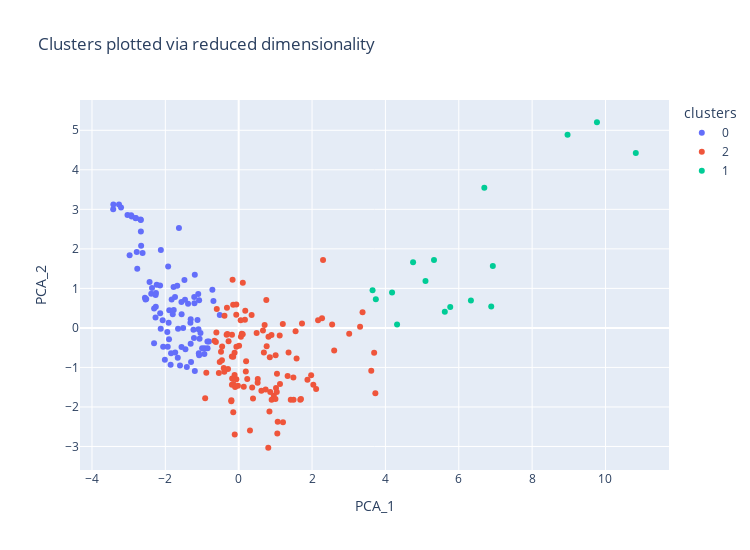

Notebook cell for this chart:
### Code cell
plot_clusters(kmeans_results, 'PCA_1', 'PCA_2', hover_data = ['Síterep'])

### Figure 1 — Plotly figure (JSON) as saved in the notebook; plotly's stock layout.template omitted (floating-point values rounded to 4 significant figures)
{"data": [{"customdata": [["Abtenau im Lammertal - Karkogel"], ["Alberschwende"], ["Berg im Drautal - Emberger Alm"], ["Birkenlift"], ["Brandlift - Scharnitz"], ["Bregenz - Pfänder"], ["Brunnalm - Hohe Veitsch"], ["Dürrnberg - Hallein / Zinken"], ["Eben - Monte Popolo"], ["Eberstein - Saualpe"], ["Ehrwald - Wettersteinbahnen"], ["Embach - Hörndl"], ["Falkert - Heidi Alm Skipark"], ["Faschina (Fontanella)"], ["Flattnitz"], ["Forsteralm"], ["Furx"], ["Gaaler Lifte"], ["Gaberl - Plankogel"], ["Gaissau - Hintersee"], ["Gitschtal - Weißbriach"], ["Goldegg"], ["Harmanschlag - Arralifte"], ["Hauereck - St. Kathrein am Hauenstein"], ["Hittisau - Alpenarena Hochhäderich"], ["Hittisau - Hittisberg"], ["Hochficht"], ["Holzgau - Gföllberglift"], ["Holzmeisterlifte Sommeralm"], ["Jungholz"], ["Jöchelspitze (Lechtal)"], ["Kaiserau - Admont"], ["Karlstift - Aichelberglifte"], ["Kelchsau"], ["Kirchdorf in Tirol"], ["Kirchschlag"], ["Kleinlobming"], ["Klippitztörl"], ["Koralpe"], ["Königsberg"], ["Kötschach - Mauthen"], ["Leutasch"], ["Lunz am See - Maiszinken"], ["Maria Neustift - Glasenberg"], ["Mariazell - Bürgeralpe"], ["Mieders - Serles"], ["Modriach"], ["Mönichwald"], ["Nesselwängle"], ["Niederalpl - Mürzsteg"], ["Obdach - Rieseralm"], ["Obsteig - Grünberg"], ["Pertisau - Karwendel"], ["Piesendorf - Erlebnisberg Nagelköpfel"], ["Postalm"], ["Prägraten am Großvenediger"], ["Puchberg am Schneeberg - Wunderwiese"], ["Puchenstuben"], ["Raggal - Marul"], ["Ramsau - Rittisberg"], ["Riefensberg - Hochlitten"], ["Rohr im Gebirge - Furtnerlifte"], ["Salzstiegl"], ["Sandl - Viehberg"], ["Schattwald - Zöblen im Tannheimertal"], ["Schetteregg"], ["Schneeberg - Hagerlifte"], ["Schwaz - Kellerjoch"], ["Semmering - Hirschenkogel"], ["Simonhöhe - Sankt Urban"], ["Ski Arena Seefeld - Mösern - Gschwandtkopf"], ["Sommeralm - Pirstingerkogellift"], ["St. Corona am Wechsel - Wexl Arena"], ["St. Georgen am Walde - Schorschi-Lifte"], ["St. Jakob im Walde"], ["St. Martin am Tennengebirge"], ["Stans"], ["Stanzach"], ["Steinberg - Rofan"], ["Sternstein"], ["Teichalm"], ["Tirolina - Haltjochlift"], ["Unken - Heutal"], ["Unterberg"], ["Unterbergen - Bodental"], ["Wald am Schoberpass"], ["Weinebene"], ["Weissensee"], ["Wenigzell"], ["Weyregg am Attersee - Wachtberglifte"], ["Übersaxen - Gröllerkopf"], ["Zahmer Kaiser - Durchholzen"]], "hovertemplate": "clusters=0<br>PCA_1=%{x}<br>PCA_2=%{y}<br>Síterep=%{customdata[0]}<extra></extra>", "legendgroup": "0", "marker": {"color": "#636efa", "symbol": "circle"}, "mode": "markers", "name": "0", "orientation": "v", "showlegend": true, "type": "scatter", "x": [-1.234, -1.946, -1.067, -2.676, -3.422, -2.668, -1.088, -1.299, -1.079, -2.667, -0.6887, -2.236, -1.196, -1.197, -1.123, -2.805, -2.621, -1.514, -1.893, -0.7176, -1.661, -1.924, -2.54, -1.654, -1.079, -2.556, -0.5163, -2.266, -2.43, -1.48, -1.042, -2.144, -2.073, -1.381, -3.264, -2.766, -2.013, -1.104, -0.9357, -1.772, -1.776, -1.828, -2.268, -2.974, -1.212, -0.9298, -2.66, -1.731, -0.8488, -1.309, -1.452, -2.78, -1.309, -2.308, -1.464, -1.91, -1.798, -2.385, -2.256, -0.8129, -1.9, -2.126, -1.097, -3.032, -0.8524, -1.22, -2.06, -1.206, -1.317, -1.736, -1.629, -1.856, -2.917, -3.417, -1.845, -2.364, -3.208, -2.932, -1.935, -1.601, -1.415, -2.141, -1.557, -1.676, -2.26, -1.559, -0.9977, -1.561, -2.807, -2.52, -2.307, -2.123], "xaxis": "x", "y": [-0.04771, -0.1047, -0.2776, 2.745, 3.004, 2.731, -0.639, -0.8634, 0.6991, 2.44, 0.6787, 1.093, -1.091, 1.342, 0.2026, 2.781, 1.895, -0.004748, 0.4457, 0.967, -0.7545, 1.556, 0.7172, -0.02326, -0.6923, 0.7598, 0.3262, 0.8303, 1.161, 1.215, -0.1299, 1.07, 0.1908, 0.6132, 3.125, 1.499, -0.807, 0.86, -0.6584, 0.4534, 1.034, 0.7189, 0.2625, 1.839, 0.7846, -0.5129, 2.077, -0.6255, -0.5179, -0.4003, -0.5429, 1.92, 0.2194, -0.387, 0.7106, 0.1285, 0.3472, 0.8611, 0.8826, -0.3427, -0.2884, -0.0219, -0.03573, 2.858, -0.3415, -0.2577, -0.4753, 0.6264, 0.1282, 0.7814, 2.53, -0.9301, 2.816, 3.123, -0.6392, 1.009, 3.045, 2.851, -0.4762, -0.9543, -0.9892, 0.3725, 0.3475, 1.069, 0.5363, -0.4856, -0.512, 0.6527, 2.772, 0.7318, 0.4921, 1.969], "yaxis": "y"}, {"customdata": [["Achenkirch - Christlum"], ["Aflenz - Bürgeralm"], ["Altaussee - Loser"], ["Andelsbuch - Baumgartnerhöhe"], ["Arnoldstein - Dreiländereck"], ["Axamer Lizum"], ["Bad Gastein - Graukogel"], ["Bad Hofgastein - Bad Gastein"], ["Bad Kleinkirchheim"], ["Bergeralm"], ["Bergkastel Nauders"], ["Berwangertal"], ["Biberwier - Marienberg"], ["Buchensteinwand - St. Ulrich am Pillersee"], ["Dachstein West"], ["Damüls - Mellau"], ["Diedamskopf"], ["Ehrwald"], ["Fageralm"], ["Fanningberg"], ["Fendels"], ["Feuerkogel - Ebensee"], ["Filzmoos"], ["Fügen - Spieljoch"], ["Galsterbergalm"], ["Galtür - Silvapark"], ["Gemeindealpe - Mitterbach"], ["Gerlitzen Alpe"], ["Glungezer"], ["Goldeck"], ["Golm"], ["Golzentipp - Obertilliach"], ["Grebenzen - St. Lambrecht"], ["Grossarltal - Dorfgastein"], ["Grosseck - Speiereck"], ["Grossglockner  Kals - Matrei"], ["Grän - Füssener Jöchle"], ["Hahnenkamm - Höfen - Reutte"], ["Heiligenblut am Grossglockner"], ["Hinterstoder"], ["Hintertux gleccser"], ["Hirschegg - Heuberg - Walmendingerhorn - Ifen"], ["Hochkar"], ["Hochrindl - Sirnitz - Deutsch Griffen"], ["Hochzeiger -  Pitztal"], ["Hohentauern - Moscher"], ["Ifen"], ["Imst / Hoch-Imst"], ["Innerkrems"], ["Kappl"], ["Kaprun - Kitzsteinhorn / Maiskogel"], ["Kasberg - Grünau"], ["Katschberg - Aineck"], ["Kaunertal gleccser"], ["Kleinarl, Flachauwinkl - Shuttleberg"], ["Kreischberg - Murau"], ["Krippenstein - Dachstein"], ["Kühtai"], ["Kössen - Hochkössen"], ["Lachtal"], ["Lackenhof am Ötscher"], ["Laterns - Gapfohl"], ["Lermoos - Grubigstein"], ["Lienz - Hochstein"], ["Lienz - Zettersfeld"], ["Lofer"], ["Mallnitz - Ankogel"], ["Maurach - Rofan"], ["Muttereralm"], ["Mölltal gleccser"], ["Nassfeld - Hermagor"], ["Neustift - Elfer"], ["Nordkette - Innsbruck"], ["Obertauern"], ["Patscherkofel"], ["Petzen"], ["Pitztal gleccser"], ["Planneralm"], ["Präbichl"], ["Radstadt - Altenmarkt"], ["Rangger Köpfl"], ["Rauris - Hochalmbahnen"], ["Riesneralm"], ["Rifflsee"], ["Schlick 2000 - Fulpmes"], ["Schwarzenberg - Bödele"], ["See"], ["Semmering - Stuhleck"], ["Sillian - Hochpustertal"], ["Ski Arena Seefeld - Rosshütte & Härmelekopf"], ["Sonnenkopf - Klostertal"], ["Sportgastein"], ["St. Jakob im Defereggental"], ["St. Johann in Tirol"], ["Stubai gleccser"], ["Tannheim - Neunerköpfle"], ["Tauplitz"], ["Turnau - Schwabenbergarena"], ["Turracher Höhe"], ["Venet - Landeck - Zams - Fliess"], ["Vent"], ["Weisssee - Uttendorf"], ["Werfenweng"], ["Wildkogel Arena - Neukirchen Bramberg"], ["Winklmoosalm - Steinplatte"], ["Wurzeralm - Spital am Pyhrn"], ["Zauchensee"], ["Zell am See - Schmittenhöhe"], ["Ötz - Hochötz"]], "hovertemplate": "clusters=2<br>PCA_1=%{x}<br>PCA_2=%{y}<br>Síterep=%{customdata[0]}<extra></extra>", "legendgroup": "2", "marker": {"color": "#EF553B", "symbol": "circle"}, "mode": "markers", "name": "2", "orientation": "v", "showlegend": true, "type": "scatter", "x": [0.5162, -0.2022, -0.1512, -0.6087, -0.4077, 0.9562, -0.1486, 3.012, 2.603, 0.5195, 1.975, 0.1785, -0.5979, -0.6226, 1.551, 2.547, 1.043, -0.06441, -0.06272, -0.1126, -0.1868, -0.388, -0.1833, 1.495, 0.1942, 0.8983, -0.6593, 1.578, 0.3681, 0.8599, 0.894, -0.1847, -0.06417, 2.271, 1.117, 2.111, -0.5167, -0.112, 1.875, 1.334, 3.726, 0.3523, -0.15, -0.5407, 1.017, -0.883, 0.06028, -0.09728, 0.138, 1.419, 3.693, -0.06635, 2.034, 1.491, 0.7526, 1.36, 0.39, 1.126, 0.08382, 0.2328, -0.4825, -0.2916, 0.707, 0.8064, 0.2017, 0.1121, 1.052, -0.1483, -0.2766, 1.679, 3.309, -0.1087, 0.3072, 2.299, -0.02142, -0.3294, 1.207, -0.1998, -0.4577, 0.1702, -0.3088, 0.7622, -0.3205, 0.8384, 0.4894, -0.4515, 1.697, -0.1669, 1.038, 0.05395, 0.6867, 1.063, 1.002, 0.6617, 3.614, -0.3929, 0.812, -0.9146, 0.8478, 0.6189, -0.1786, 0.7348, 0.1092, 2.164, 1.203, 0.01058, 1.725, 3.376, 1.007], "xaxis": "x", "y": [-1.39, -1.857, 0.5871, -0.1178, -1.015, -1.719, -1.416, -0.1498, -0.5708, -1.295, -1.198, 0.4346, 0.4779, -0.3575, -0.08253, 0.08757, -1.158, 0.5919, -0.479, -0.6298, -0.7209, 0.3064, -0.1751, -1.816, -1.104, -1.818, -0.3276, -0.7734, -1.51, -1.625, -0.1825, -1.439, -1.299, 0.2423, -0.1908, -1.543, -0.863, -1.193, -1.312, -1.218, -1.654, 0.3269, -0.7325, -1.138, -1.52, -1.132, -0.2223, -1.498, -1.489, -1.821, -0.6264, 0.3307, -1.436, -1.253, 0.708, -0.6195, -1.786, -1.421, -0.1471, -1.293, -0.6033, -1.038, 0.07614, -3.032, -0.8464, 1.141, -2.673, -2.132, -0.3401, -1.816, 0.0316, -2.697, -2.596, 1.72, -1.462, -0.174, -2.389, -1.832, -0.8198, 0.2058, -0.1574, -0.4658, 0.5098, -2.116, -0.1289, -0.4714, -1.8, 1.218, -1.619, 0.1948, -0.6217, -2.372, -1.796, -0.06664, -1.085, -1.112, -0.2226, -1.778, -0.7414, -1.589, -1.281, -1.561, -0.1609, 0.1909, 0.09804, -0.4538, 0.1107, 0.3958, -0.6944], "yaxis": "y"}, {"customdata": [["Flachau Wagrain St. Johann - Snow Space Salzburg"], ["Hochkönig"], ["Hochzillertal - Hochfügen"], ["Ischgl - Silvretta Arena"], ["Kitzbühel - Kirchberg - Kitzski"], ["Mayrhofen - Zillertal"], ["Obergurgl - Hochgurgl"], ["Saalbach Hinterglemm Leogang Fieberbrunn"], ["Schladming 4 hegy"], ["Serfaus - Fiss - Ladis"], ["Silvretta Montafon"], ["Ski Arlberg - St. Anton - Lech - Zürs - Warth"], ["Ski Juwel - Alpbachtal, Wildschönau"], ["SkiWelt Wilder Kaiser - Brixental"], ["Sölden - Ötztal"], ["Zillertal Arena"]], "hovertemplate": "clusters=1<br>PCA_1=%{x}<br>PCA_2=%{y}<br>Síterep=%{customdata[0]}<extra></extra>", "legendgroup": "1", "marker": {"color": "#00cc96", "symbol": "circle"}, "mode": "markers", "name": "1", "orientation": "v", "showlegend": true, "type": "scatter", "x": [5.093, 3.649, 4.318, 6.885, 6.697, 5.767, 4.181, 9.767, 5.324, 6.331, 4.754, 10.83, 3.739, 8.965, 5.619, 6.929], "xaxis": "x", "y": [1.187, 0.9544, 0.08373, 0.5396, 3.549, 0.5295, 0.8971, 5.203, 1.717, 0.6914, 1.664, 4.425, 0.7223, 4.886, 0.4105, 1.565], "yaxis": "y"}], "layout": {"height": 550, "legend": {"title": {"text": "clusters"}, "tracegroupgap": 0}, "showlegend": true, "title": {"text": "Clusters plotted via reduced dimensionality"}, "width": 750, "xaxis": {"anchor": "y", "domain": [0, 1], "title": {"text": "PCA_1"}}, "yaxis": {"anchor": "x", "domain": [0, 1], "title": {"text": "PCA_2"}}}}
